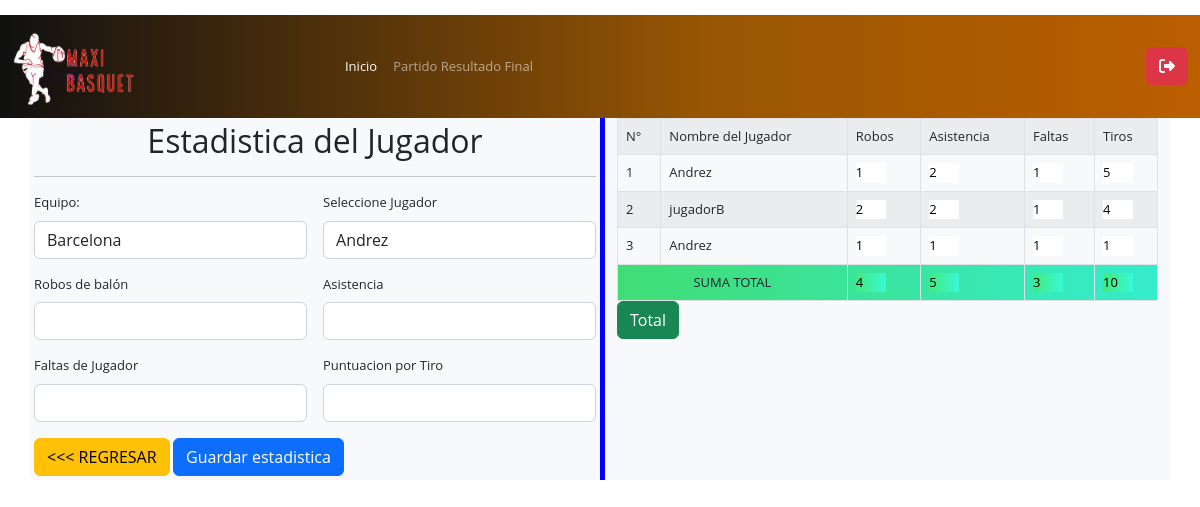
/mesa/estadistica.php?id_partidos=1&id_equipo=1&nombreE=Barcelona (signed in), run on the app's committed database.
### tables this page shows
CREATE TABLE `equipo` (
  `id_equipo` int(11) NOT NULL,
  `nombreE` varchar(25) NOT NULL,
  `categoria` varchar(10) NOT NULL,
  `logo` varchar(30) NOT NULL,
  `id_registros` int(10) NOT NULL
);

CREATE TABLE `jugador` (
  `id` int(10) NOT NULL,
  `id_partido` int(10) NOT NULL,
  `id_equipo` int(50) NOT NULL,
  `id_jugador` int(10) NOT NULL,
  `nombJ` varchar(100) NOT NULL,
  `robos` int(20) NOT NULL,
  `asistencia` int(20) NOT NULL,
  `faltasJugador` int(5) NOT NULL,
  `puntuacionTiro` int(100) NOT NULL
);

### sesion.class.php (called while the page is built, shortened)
<?php
class sesion {
  public function get($nombre) {
     if (isset ( $_SESSION [$nombre] )) {
        return $_SESSION [$nombre];
     } else {
         return false;
     }
  }
}
?>

### mesa/estadistica.php (the view, shortened to what this page needs)
<?php
include("../sesion.class.php");
$sesion=new sesion();
$cargo=$sesion->get("cargo");
if ($cargo=='2') {
?>
<!doctype html>
<html lang="Es">
  <head>
    <link href="../css/bootstrap.min.css" rel="stylesheet">
    <link rel="stylesheet" href="../css/all.css">
    <link rel="stylesheet" href="../css/miestilo.css">
  </head>
  <body class="imagen-fondoM">
<?php include("navbar.php");?>
 <div class="container">
 <div class="row d-flex justify-content-center">
    <div class="col-md-6 p-1 bg-light rounded-2">
      <div class="text-center">
        <h2> Estadistica del Jugador</h2>
      </div>
      <hr>
<form action="procesoF.php" method="post" class="row g-3">
 <?php
include("../conexion.php");
$id_equipo  = $_GET['id_equipo'];
$id_partido = $_GET['id_partidos'];
$ver="SELECT * FROM equipo WHERE id_equipo='$id_equipo' ";
$resultado=$link->query($ver);
while ($row=$resultado->fetch_assoc()) {
            $nombreE    =$row['nombreE'];
}
 ?>
  <div class="col-6">
    <label for="inputAddress" class="form-label">Equipo: </label>
    <input type="text" name="resultadoA" class="form-control" value="<?php echo $nombreE;?>" readonly>
</div>
  <div class="col-6">
    <label for="inputAddress2" class="form-label">Seleccione Jugador</label>
	    <select name="id_jugador" class="form-control" readonly>
	<?php
	        $mostrar ="SELECT * FROM jugadores WHERE id_equipo='$id_equipo'";
            $resultado=$link->query($mostrar);
            if (mysqli_num_rows($resultado)>0) {
            $ver="SELECT * FROM jugadores WHERE id_equipo='$id_equipo' ORDER BY id_jugador ASC ";
            $result=$link->query($ver);
            while ($row=$result->fetch_array()) {
              $id_jugador  =$row['id_jugador'];
              $nombJ       =$row['nombJ'];
            echo "<option value='".$id_jugador."'>".$nombJ."</option>";
            }
            }else{
              echo "no hay Jugadores";
            }
            ?>
            </select>
  </div>
  <div class="col-6">
    <label for="inputAddress2" class="form-label">Robos de balón</label>
    <input type="number" name="robos" class="form-control" pattern="[0-9]+"  required="" min="1" >
  </div>
 <div class="col-6">
    <label for="inputAddress2" class="form-label">Asistencia</label>
    <input type="number" name="asistencia" class="form-control" pattern="[0-9]+"  min="1" required="" >
  </div>
 <div class="col-6">
    <label for="inputAddress2" class="form-label">Faltas de Jugador</label>
    <input type="number" name="faltasJugador" class="form-control" pattern="[0-9]+" min="1" required="" >
  </div>
 <div class="col-6">
    <label for="inputAddress2" class="form-label">Puntuacion por Tiro</label>
    <input type="number" name="puntuacionTiro" class="form-control" pattern="[0-9]+" min="1" required="">
  </div>
  <div class="col-12">
<a href="partidos.php" class="btn btn-warning"> <<< REGRESAR </a>
<button type="submit" class="btn btn-primary"> Guardar estadistica </button>
  </div>
</form>
</div>
<div class="col-md-6 bg-light" style="border-color: blue;
  border-width: 5px;
  border-left-style: solid;">
<form action="procesoTotal.php" method="post">
<table class="table table-bordered table-hover table-striped">
	<tr>
		<td>N°</td>
		<td>Nombre del Jugador</td>
		<td>Robos</td>
		<td>Asistencia</td>
		<td>Faltas</td>
		<td>Tiros</td>
	</tr>
<?php
include("../conexion.php");
$id_equipo = $_GET['id_equipo'];
$numero=1;
	$tabla = "SELECT * FROM jugador WHERE id_equipo='$id_equipo' AND id_partido='$id_partido' ";
	$mostrarTabla =$link->query($tabla);
	while($ros=$mostrarTabla->fetch_array()){
		$id_jugador =$ros['id_jugador'];
		$nombJ		=$ros['nombJ'];
		$robos      =$ros['robos'];
		$asistencia =$ros['asistencia'];
		$faltasJugador=$ros['faltasJugador'];
		$puntuacionTiro=$ros['puntuacionTiro'];
echo "<tr>
		<td>".$numero."<input type='hidden' name='id_jugador' class='corto' value='".$id_jugador."' ></td>
		<td>".$nombJ."</td>
		<td><input type='text' name='robos' class='excel' value='".$robos."' readonly></td>
		<td><input type='text' name='asistencia' class='excel' value='".$asistencia."' readonly></td>
		<td><input type='text' name='faltasJugador' class='excel' value='".$faltasJugador."' readonly></td>
		<td><input type='text' name='puntuacionTiro' class='excel' value='".$puntuacionTiro."' readonly></td>
	</tr>";
	$numero++;
}
$tablax = "SELECT * FROM jugador WHERE id_equipo='$id_equipo' AND id_partido='$id_partido' ";
	$mostrarTablax =$link->query($tablax);
		$totalRobos = 0;
		$totalAsistencia = 0;
		$totalFalta = 0;
		$totalTiro = 0;
	while($rosx=$mostrarTablax->fetch_array()){
		$robos     =$rosx['robos'];
		$asistencia =$rosx['asistencia'];
		$faltasJugador=$rosx['faltasJugador'];
		$puntuacionTiro=$rosx['puntuacionTiro'];
		$totalRobos = $totalRobos+$robos;
 		$totalAsistencia = $totalAsistencia+$asistencia;
		$totalFalta = $totalFalta + $faltasJugador;
		$totalTiro = $totalTiro+$puntuacionTiro;
 }
 echo "<tr class='fondo5'>
		<td colspan='2' class='text-center'> SUMA TOTAL</td>
		<td><input type='text' name='resultadoRobos' class='excel2' value='".$totalRobos."'></td>
		<td><input type='text' name='faltasJugador' class='excel2' value='".$totalAsistencia."'></td>
		<td><input type='text' name='asistenciaJugador' class='excel2' value='".$totalFalta."'></td>
		<td><input type='text' name='puntoFinal' class='excel2' value='".$totalTiro."'></td>
		</tr>";
?>
</table>
<button type="submit" class="btn btn-success ">Total</button>
</form>
</div>
  </div>
</div>
  </body>
</html>
<?php
}else{
  echo "No eres Delegado y no puede estar en esta PAGINA";
  echo "<a href='../index.php'> << REGRESAR </a>";
}

### css/miestilo.css (style rules this page uses)
* { border:0; margin: 0; padding: 0; }
.table { margin: 0 auto; }
.fondo5 { background-image: linear-gradient(to right, #43e97b 0%, #38f9d7 100%); }
.excel { width: 30px; border:0; outline: none; }
.excel2 { width: 30px; border:0; outline: none; background-image: linear-gradient(to right, #43e97b 0%, #38f9d7 100%); }
.imagen-fondoM { background: url("../images/fondoMesa.jpg") no-repeat center center fixed; -webkit-background-size: cover; -moz-background-size: cover; -o-background-size: cover; background-size: cover; }
body { height: 100vh; justify-content: center; align-items: center; background: rgb(255, 255, 255); background: linear-gradient(180deg, rgba(255, 255, 255, 1) 0%, rgba(208, 208, 208, 1) 71%, rgba(159, 159, 159, 1) 100%); font-family: 'lato'; }
body { padding-top:15px; font-family: 'Open Sans', sans-serif; font-size:13px; }

### data on the page
equipo: resultadoA "Barcelona"
jugador: nombJ "Andrez", robos "1", asistencia "2", faltasJugador "1", puntuacionTiro "5"
jugador: nombJ "jugadorB", robos "2", asistencia "2", faltasJugador "1", puntuacionTiro "4"
jugador: nombJ "Andrez", robos "1", asistencia "1", faltasJugador "1", puntuacionTiro "1"

### other printed values
form field id_jugador "Andrez"
